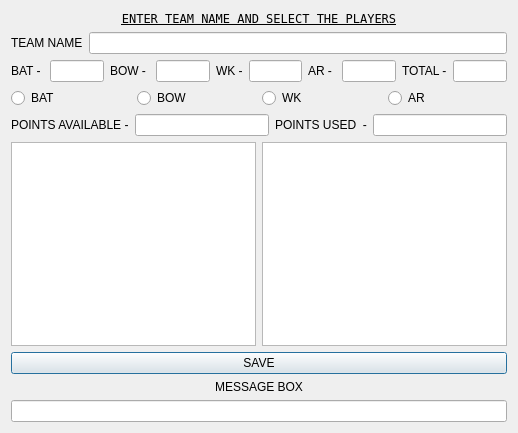
<?xml version="1.0" encoding="UTF-8"?>
<ui version="4.0">
 <class>Dialog</class>
 <widget class="QDialog" name="Dialog">
  <property name="geometry">
   <rect>
    <x>0</x>
    <y>0</y>
    <width>518</width>
    <height>433</height>
   </rect>
  </property>
  <property name="windowTitle">
   <string>Dialog</string>
  </property>
  <layout class="QGridLayout" name="gridLayout">
   <item row="6" column="0">
    <widget class="QPushButton" name="save">
     <property name="text">
      <string>SAVE</string>
     </property>
    </widget>
   </item>
   <item row="1" column="0">
    <layout class="QHBoxLayout" name="horizontalLayout_6">
     <item>
      <widget class="QLabel" name="label_10">
       <property name="text">
        <string>TEAM NAME</string>
       </property>
      </widget>
     </item>
     <item>
      <widget class="QLineEdit" name="team1"/>
     </item>
    </layout>
   </item>
   <item row="4" column="0">
    <layout class="QHBoxLayout" name="horizontalLayout_9">
     <item>
      <widget class="QLabel" name="label_16">
       <property name="text">
        <string>POINTS AVAILABLE -</string>
       </property>
      </widget>
     </item>
     <item>
      <widget class="QLineEdit" name="pointsa_2"/>
     </item>
     <item>
      <widget class="QLabel" name="label_17">
       <property name="text">
        <string>POINTS USED  -</string>
       </property>
      </widget>
     </item>
     <item>
      <widget class="QLineEdit" name="pointsu_2"/>
     </item>
    </layout>
   </item>
   <item row="8" column="0">
    <widget class="QLineEdit" name="MB"/>
   </item>
   <item row="0" column="0">
    <widget class="QLabel" name="label">
     <property name="font">
      <font>
       <family>Terminal</family>
       <underline>true</underline>
      </font>
     </property>
     <property name="text">
      <string>ENTER TEAM NAME AND SELECT THE PLAYERS</string>
     </property>
     <property name="alignment">
      <set>Qt::AlignCenter</set>
     </property>
    </widget>
   </item>
   <item row="5" column="0">
    <layout class="QHBoxLayout" name="horizontalLayout_10">
     <item>
      <widget class="QListWidget" name="available_2"/>
     </item>
     <item>
      <widget class="QListWidget" name="selected_2"/>
     </item>
    </layout>
   </item>
   <item row="2" column="0">
    <layout class="QHBoxLayout" name="horizontalLayout_7">
     <item>
      <widget class="QLabel" name="label_11">
       <property name="text">
        <string>BAT - </string>
       </property>
      </widget>
     </item>
     <item>
      <widget class="QLineEdit" name="bat_2"/>
     </item>
     <item>
      <widget class="QLabel" name="label_12">
       <property name="text">
        <string>BOW - </string>
       </property>
      </widget>
     </item>
     <item>
      <widget class="QLineEdit" name="bow_2"/>
     </item>
     <item>
      <widget class="QLabel" name="label_13">
       <property name="text">
        <string>WK -</string>
       </property>
      </widget>
     </item>
     <item>
      <widget class="QLineEdit" name="wk_2"/>
     </item>
     <item>
      <widget class="QLabel" name="label_14">
       <property name="text">
        <string>AR - </string>
       </property>
      </widget>
     </item>
     <item>
      <widget class="QLineEdit" name="ar_2"/>
     </item>
     <item>
      <widget class="QLabel" name="label_15">
       <property name="text">
        <string>TOTAL -</string>
       </property>
      </widget>
     </item>
     <item>
      <widget class="QLineEdit" name="tot_2"/>
     </item>
    </layout>
   </item>
   <item row="3" column="0">
    <layout class="QHBoxLayout" name="horizontalLayout_8">
     <item>
      <widget class="QRadioButton" name="batrb_2">
       <property name="text">
        <string>BAT</string>
       </property>
      </widget>
     </item>
     <item>
      <widget class="QRadioButton" name="bowrb_2">
       <property name="text">
        <string>BOW</string>
       </property>
      </widget>
     </item>
     <item>
      <widget class="QRadioButton" name="wkrb_2">
       <property name="text">
        <string>WK</string>
       </property>
      </widget>
     </item>
     <item>
      <widget class="QRadioButton" name="arrb_2">
       <property name="text">
        <string>AR</string>
       </property>
      </widget>
     </item>
    </layout>
   </item>
   <item row="7" column="0">
    <widget class="QLabel" name="label_2">
     <property name="text">
      <string>MESSAGE BOX</string>
     </property>
     <property name="alignment">
      <set>Qt::AlignCenter</set>
     </property>
    </widget>
   </item>
  </layout>
 </widget>
 <resources/>
 <connections/>
</ui>
